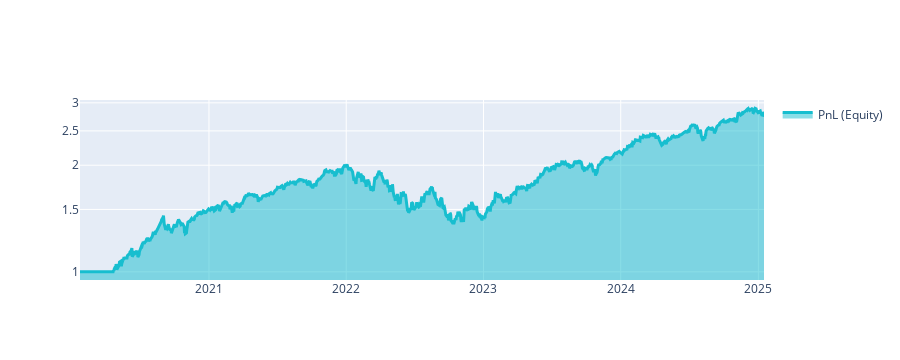

The code cell stored with this chart in its notebook:
### Markdown cell above
The sharpe ratio using the method above follows from **forward looking**. Predictions for (let us say) 2017 know about the relation between features and targets in 2020. Let us visualize the results:

### Code cell
import qnt.graph as qngraph

statistics = qnstats.calc_stat(stock_data, weights)

display(statistics.to_pandas().tail())

performance = statistics.to_pandas()["equity"]
qngraph.make_plot_filled(performance.index, performance, name="PnL (Equity)", type="log")

display(statistics[-1:].sel(field = ["sharpe_ratio"]).transpose().to_pandas())

# check for correlations with existing strategies:
qnstats.print_correlation(weights,stock_data)

### Figure 1 — Plotly figure (JSON) as saved in the notebook; plotly's stock layout.template omitted (floating-point values rounded to 4 significant figures; data arrays with more than 128 entries replaced by an {"elided": "..."} marker saying what was removed)
{"data": [{"fill": "tonexty", "line": {"color": "#17BECF", "width": 3}, "name": "PnL (Equity)", "type": "scatter", "x": {"elided": "1253 str values"}, "y": {"elided": "1253 float values"}}], "layout": {"height": 360, "showlegend": true, "xaxis": {"autorange": true, "range": ["2020-01-24", "2025-01-16"], "type": "date"}, "yaxis": {"range": [-0.0231, 0.4851], "type": "log"}}}
